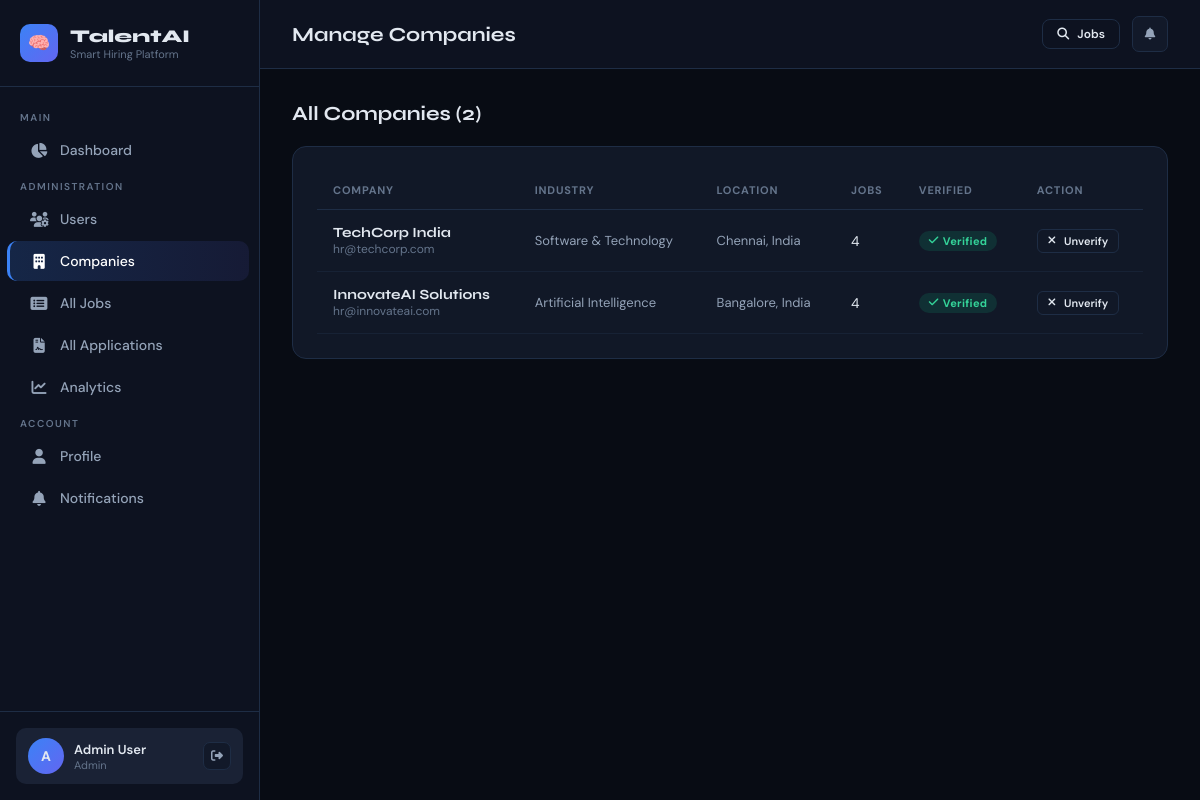
Page /admin-panel/companies/ (signed in) on the committed database.
### core/models.py (models this page shows, shortened)
class CompanyProfile(models.Model):
    user = models.OneToOneField(User, on_delete=models.CASCADE, related_name='company_profile')
    company_name = models.CharField(max_length=200)
    industry = models.CharField(max_length=100, blank=True)
    website = models.URLField(blank=True)
    location = models.CharField(max_length=200, blank=True)
    company_size = models.CharField(max_length=50, blank=True)
    description = models.TextField(blank=True)
    logo = models.ImageField(upload_to='company_logos/', blank=True, null=True)
    founded_year = models.IntegerField(blank=True, null=True)
    is_verified = models.BooleanField(default=False)
    created_at = models.DateTimeField(auto_now_add=True)

### core/views.py (the view)
# urls.py: path('admin-panel/companies/', views.admin_companies, name='admin_companies'),
@login_required
@role_required('admin')
def admin_companies(request):
    companies = CompanyProfile.objects.select_related('user')
    return render(request, 'core/admin/companies.html', {'companies': companies})

### core/context_processors.py (called while the page is built, shortened)
def notifications_count(request):
    if request.user.is_authenticated:
        count = request.user.notifications.filter(is_read=False).count()
        if request.user.is_superuser:
            role = 'admin'
            role_display = 'Admin'
        return {
            'unread_notifications_count': count,
            'user_role': role,
            'user_role_display': role_display,
        }
    return {
        'unread_notifications_count': 0,
        'user_role': '',
        'user_role_display': '',
    }

### core/views.py (called while the page is built)
def role_required(*roles):
    def decorator(view_func):
        @wraps(view_func)
        def wrapper(request, *args, **kwargs):
            if not request.user.is_authenticated:
                return redirect('login')
            profile = getattr(request.user, 'profile', None)
            user_role = profile.role if profile else None
            if request.user.is_superuser:
                user_role = 'admin'
            if user_role not in roles:
                messages.error(request, "Access denied for your role.")
                return redirect('dashboard')
            return view_func(request, *args, **kwargs)
        return wrapper
    return decorator

### core/templates/core/admin/companies.html (shortened to what this page needs)
{% extends "core/base.html" %}
{% block page_title %}Manage Companies{% endblock %}
{% block content %}
<div class="section-header">
  <div class="section-title">All Companies ({{ companies.count }})</div>
</div>
<div class="card">
  <div class="table-wrap">
    <table>
      <thead>
        <tr><th>Company</th><th>Industry</th><th>Location</th><th>Jobs</th><th>Verified</th><th>Action</th></tr>
      </thead>
      <tbody>
        {% for company in companies %}
        <tr>
          <td>
            <div style="font-family:'Syne',sans-serif;font-weight:700;">{{ company.company_name }}</div>
            <div style="font-size:12px;color:var(--text3);">{{ company.user.email }}</div>
          </td>
          <td style="font-size:13px;color:var(--text2);">{{ company.industry|default:"—" }}</td>
          <td style="font-size:13px;color:var(--text2);">{{ company.location|default:"—" }}</td>
          <td>{{ company.user.job_postings.count }}</td>
          <td>
            <span class="badge {% if company.is_verified %}badge-green{% else %}badge-orange{% endif %}">
              {% if company.is_verified %}<i class="fas fa-check"></i> Verified{% else %}Pending{% endif %}
            </span>
          </td>
          <td>
            <form method="post" action="{% url 'verify_company' company.pk %}">
              <button type="submit" class="btn btn-outline btn-xs">
                {% if company.is_verified %}<i class="fas fa-times"></i> Unverify{% else %}<i class="fas fa-check"></i> Verify{% endif %}
              </button>
            </form>
          </td>
        </tr>
        {% empty %}
        <tr><td colspan="6" class="text-center text-muted" style="padding:30px;">No companies yet.</td></tr>
        {% endfor %}
      </tbody>
    </table>
  </div>
</div>
{% endblock %}

### core/templates/core/base.html (shortened to what this page needs)
<!DOCTYPE html>
<html lang="en">
<head>
  <link rel="stylesheet" href="https://cdnjs.cloudflare.com/ajax/libs/font-awesome/6.5.0/css/all.min.css">
</head>
<body>
{% if user.is_authenticated %}
<div class="app-layout">
  <aside class="sidebar" id="sidebar">
    <div class="sidebar-logo">
      <div class="logo-icon">🧠</div>
      <div>
        <div class="logo-text">TalentAI</div>
        <div class="logo-sub">Smart Hiring Platform</div>
      </div>
    </div>
    <nav class="sidebar-nav">
      <div class="nav-section-label">Main</div>
      <a href="{% url 'dashboard' %}" class="nav-link {% if request.resolver_match.url_name == 'dashboard' %}active{% endif %}">
        <i class="fas fa-chart-pie"></i> Dashboard
      </a>
      {% if request.user.is_superuser %}
      <div class="nav-section-label">Administration</div>
      <a href="{% url 'admin_users' %}" class="nav-link {% if request.resolver_match.url_name == 'admin_users' %}active{% endif %}">
        <i class="fas fa-users-cog"></i> Users
      </a>
      <a href="{% url 'admin_companies' %}" class="nav-link {% if request.resolver_match.url_name == 'admin_companies' %}active{% endif %}">
        <i class="fas fa-building"></i> Companies
      </a>
      <a href="{% url 'admin_jobs' %}" class="nav-link {% if request.resolver_match.url_name == 'admin_jobs' %}active{% endif %}">
        <i class="fas fa-list-alt"></i> All Jobs
      </a>
      <a href="{% url 'admin_applications' %}" class="nav-link {% if request.resolver_match.url_name == 'admin_applications' %}active{% endif %}">
        <i class="fas fa-file-contract"></i> All Applications
      </a>
      <a href="{% url 'admin_analytics' %}" class="nav-link {% if request.resolver_match.url_name == 'admin_analytics' %}active{% endif %}">
        <i class="fas fa-chart-line"></i> Analytics
      </a>
      {% endif %}
      <div class="nav-section-label">Account</div>
      <a href="{% url 'profile' %}" class="nav-link {% if request.resolver_match.url_name == 'profile' %}active{% endif %}">
        <i class="fas fa-user"></i> Profile
      </a>
      <a href="{% url 'notifications' %}" class="nav-link {% if request.resolver_match.url_name == 'notifications' %}active{% endif %}">
        <i class="fas fa-bell"></i> Notifications
      </a>
    </nav>
    <div class="sidebar-user">
      <div class="user-card">
        <div class="user-avatar">{{ request.user.first_name|first|upper|default:request.user.username|first|upper }}</div>
        <div>
          <div class="user-name">{{ request.user.get_full_name|default:request.user.username }}</div>
          <div class="user-role">{{ user_role_display|default:"Admin" }}</div>
        </div>
        <div class="user-actions">
          <a href="{% url 'logout' %}" class="icon-btn" title="Logout"><i class="fas fa-sign-out-alt"></i></a>
        </div>
      </div>
    </div>
  </aside>
  <main class="main-content">
    <div class="topbar">
      <div class="d-flex gap-3">
        <span class="topbar-title">{% block page_title %}Dashboard{% endblock %}</span>
      </div>
      <div class="topbar-right">
        <a href="{% url 'job_list' %}" class="btn btn-outline btn-sm"><i class="fas fa-search"></i> Jobs</a>
        <a href="{% url 'notifications' %}" class="icon-btn" style="width:36px;height:36px;">
          <i class="fas fa-bell"></i>
        </a>
      </div>
    </div>
    <div class="page-body">
      {% block content %}{% endblock %}
    </div>
  </main>
</div>
{% else %}
  {% block public_content %}{% endblock %}
{% endif %}
</body>
</html>

### rows in the picture
CompanyProfile: company_name "TechCorp India", user.email "hr@techcorp.com", industry "Software & Technology", location "Chennai, India", user.job_postings.count "4", is_verified True (drawn)
CompanyProfile: company_name "InnovateAI Solutions", user.email "hr@innovateai.com", industry "Artificial Intelligence", location "Bangalore, India", user.job_postings.count "4", is_verified True (drawn)

### other values in the picture
{{ request.user.get_full_name|default:request.user.username }} "Admin User"
{{ user_role_display|default:"Admin" }} "Admin"
{{ companies.count }} "2"
